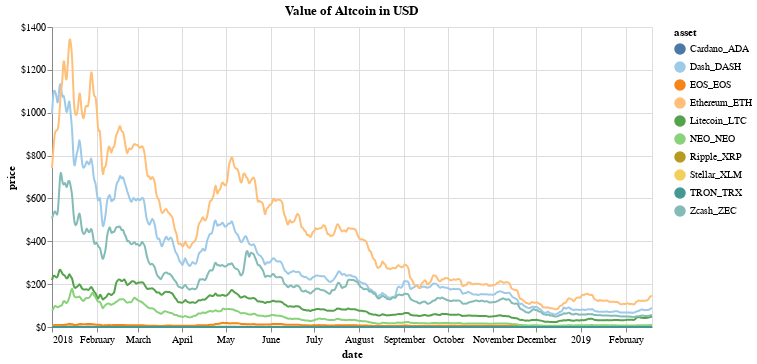

Notebook cell for this chart:
### Code cell
# dictionary of chart parameters
chart_params = {
    'df': altcoin_market_data_price_close,
    'x': 'date',
    'y': 'price',
    'y_format_type': '$f',
    'y_scale_zero_bool': False,
    'chart_title': 'Value of Altcoin in USD',
    'color_scheme': 'tableau20',
    'width': 600,
    'height': 300
}
# generate chart
interactive_line_chart(chart_params)

### Figure 1 — Vega-Lite specification as saved in the notebook (floating-point values rounded to 4 significant figures; data arrays with more than 128 entries replaced by an {"elided": "..."} marker saying what was removed)
{"$schema": "https://vega.github.io/schema/vega-lite/v2.6.0.json", "config": {"view": {"height": 300, "width": 400}}, "data": {"name": "data-4a5de3233eb2069f5a98f3dc752bb5aa"}, "datasets": {"data-4a5de3233eb2069f5a98f3dc752bb5aa": {"elided": "4148 records"}}, "height": 300, "layer": [{"encoding": {"color": {"field": "asset", "scale": {"scheme": "tableau20"}, "type": "nominal"}, "x": {"field": "date", "type": "temporal"}, "y": {"axis": {"format": "$f"}, "field": "price", "scale": {"zero": false}, "type": "quantitative"}}, "mark": {"interpolate": "basis", "type": "line"}}, {"encoding": {"opacity": {"value": 0}, "x": {"field": "date", "type": "temporal"}}, "mark": "point", "selection": {"selector003": {"empty": "none", "fields": ["date"], "nearest": true, "on": "mouseover", "resolve": "global", "type": "single"}}}, {"encoding": {"color": {"field": "asset", "scale": {"scheme": "tableau20"}, "type": "nominal"}, "opacity": {"condition": {"selection": "selector003", "value": 1}, "value": 0}, "x": {"field": "date", "type": "temporal"}, "y": {"axis": {"format": "$f"}, "field": "price", "scale": {"zero": false}, "type": "quantitative"}}, "mark": "point"}, {"encoding": {"x": {"field": "date", "type": "temporal"}}, "mark": {"color": "gray", "type": "rule"}, "title": "Value of Altcoin in USD", "transform": [{"filter": {"selection": "selector003"}}]}, {"encoding": {"color": {"field": "asset", "scale": {"scheme": "tableau20"}, "type": "nominal"}, "text": {"condition": {"field": "price", "selection": "selector003", "type": "quantitative"}, "value": " "}, "x": {"field": "date", "type": "temporal"}, "y": {"axis": {"format": "$f"}, "field": "price", "scale": {"zero": false}, "type": "quantitative"}}, "mark": {"align": "left", "dx": 5, "dy": -5, "type": "text"}}], "width": 600}
